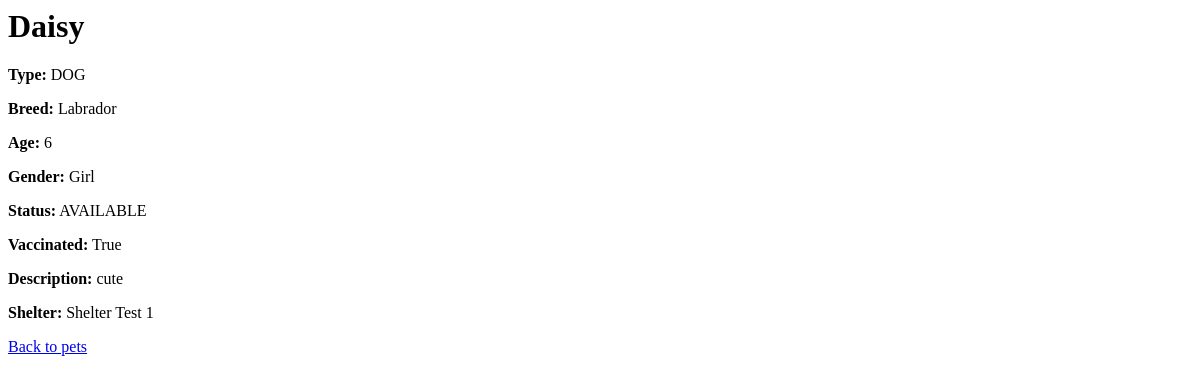
Before: /pets/1/ with the older database file.
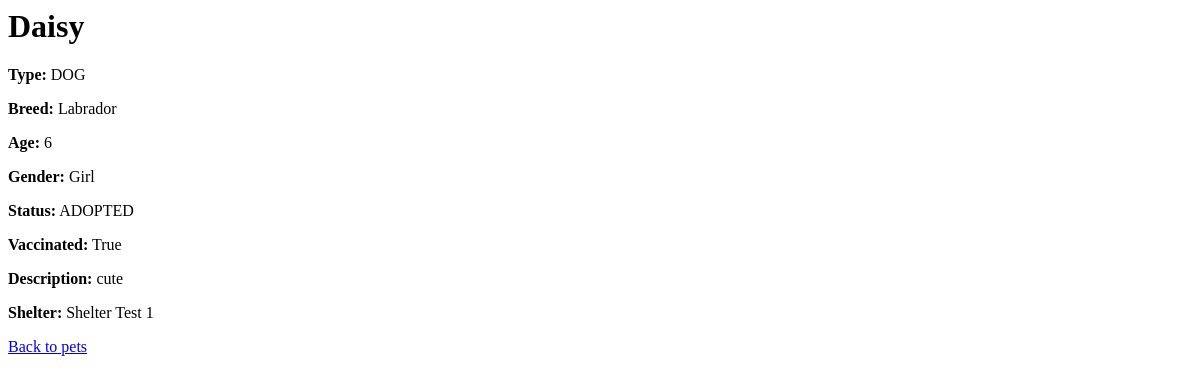
After: the same page with the newer database file.
### core/models.py (models this page shows, shortened)
class Pet(models.Model):#all of the pets
    PET_TYPE_CHOICES = [
        ('DOG', 'Dog'),
        ('CAT', 'Cat'),
        ('OTHER', 'Other'),
    ]
    STATUS_CHOICES = [
        ('AVAILABLE', 'Available'),
        ('ADOPTED', 'Adopted'),
    ]
    shelter = models.ForeignKey(Shelter, on_delete=models.CASCADE)
    name = models.CharField(max_length=100)
    pet_type = models.CharField(max_length=10, choices=PET_TYPE_CHOICES)
    breed = models.CharField(max_length=100)
    age = models.IntegerField()
    gender = models.CharField(max_length=10)
    description = models.TextField()
    vaccination_status = models.BooleanField(default=False)
    status = models.CharField(max_length=10, choices=STATUS_CHOICES, default='AVAILABLE')

class Shelter(models.Model): #animal shelter
    name = models.CharField(max_length=100)
    location = models.CharField(max_length=150)
    contact_email = models.EmailField()
    contact_phone = models.CharField(max_length=20)
    description = models.TextField(blank=True)

### core/views.py (the view)
# urls.py: path('pets/<int:pet_id>/', views.pet_detail, name='pet_detail'),
def pet_detail(request, pet_id):
    pet = get_object_or_404(Pet, id=pet_id)
    return render(request, 'core/pet_detail.html', {'pet': pet})

### core/templates/core/pet_detail.html
<h1>{{ pet.name }}</h1>
<p><strong>Type:</strong> {{ pet.pet_type }}</p>
<p><strong>Breed:</strong> {{ pet.breed }}</p>
<p><strong>Age:</strong> {{ pet.age }}</p>
<p><strong>Gender:</strong> {{ pet.gender }}</p>
<p><strong>Status:</strong> {{ pet.status }}</p>
<p><strong>Vaccinated:</strong> {{ pet.vaccination_status }}</p>
<p><strong>Description:</strong> {{ pet.description }}</p>
<p><strong>Shelter:</strong> {{ pet.shelter.name }}</p>
<a href="{% url 'pet_list' %}">Back to pets</a>

Changed rows visible on the page:
changed Pet "Daisy": status "AVAILABLE" → "ADOPTED"
